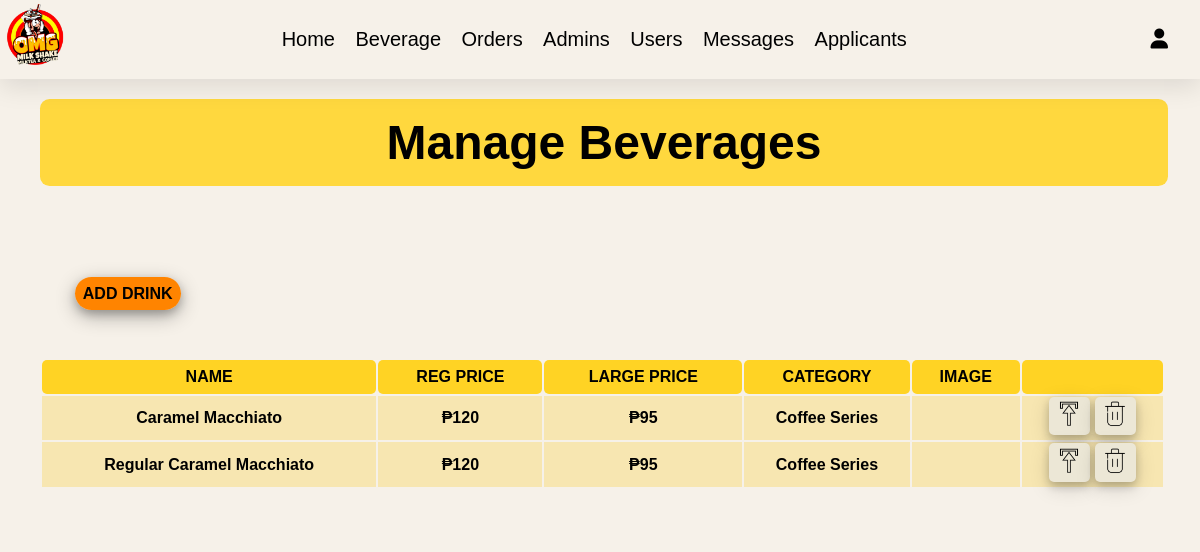
Before: /admin/manage-drink.php (signed in) with the older database file.
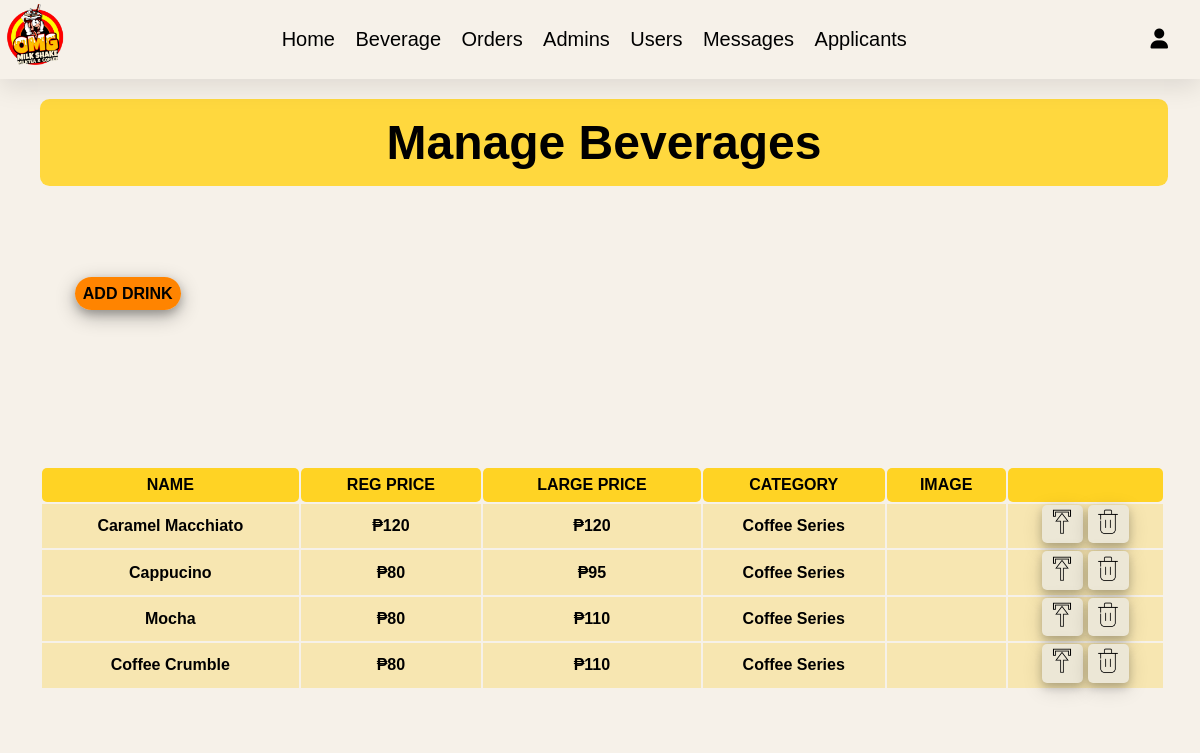
After: the same page with the newer database file.
### tables this page shows
CREATE TABLE `products` (
  `id` int(100) NOT NULL,
  `name` varchar(100) NOT NULL,
  `category` varchar(100) NOT NULL,
  `price` int(10) NOT NULL,
  `priceR` int(10) NOT NULL,
  `description` text NOT NULL,
  `size` varchar(50) NOT NULL DEFAULT 'Regular',
  `image` varchar(100) NOT NULL
);

### admin/manage-drink.php (the view, shortened to what this page needs)
<?php
include '../components/connect.php';
?>
<!DOCTYPE html>
<html lang="en">
<head>
   <link rel="stylesheet" href="https://cdnjs.cloudflare.com/ajax/libs/font-awesome/6.1.1/css/all.min.css">
   <link rel="stylesheet" href="../css/admin_style.css">
</head>
<body>
<?php include '../components/admin_header.php' ?>
<section>
   <div class="main-content">
   <div class="wrapper">
   <h1 class="heading">Manage Beverages</h1>
   <div class="col-4 btn-primary"><a href="products.php">ADD DRINK</a></div>
   <table class="tbl-full">
   <tr>
      <th class="headers">NAME</th>
      <th class="headers">REG PRICE </th>
      <th class="headers">LARGE PRICE </th>
      <th class="headers">CATEGORY</th>
      <th class="headers">IMAGE</th>
      <th class="headers last" ></th>
   </tr>
   <?php
      $show_products = $conn->prepare("SELECT * FROM `products`");
      $show_products->execute();
      if($show_products->rowCount() > 0){
         while($fetch_products = $show_products->fetch(PDO::FETCH_ASSOC)){
   ?>   <br><br><br>
     <tr class="table-content">
     <th><?= $fetch_products['name']; ?></th>
     <th><span>₱</span><?= $fetch_products['price']; ?></th>
     <th><span>₱</span><?= $fetch_products['priceR']; ?></th>
     <th> <?= $fetch_products['category']; ?></td>
     <th><img src="../images/<?= $fetch_products['image']; ?>" alt="" width="100px"></th>
     <th>
         <a href="update_product.php?update=<?= $fetch_products['id']; ?>"><img src="../images/icons/update.png"/ class="manage-drink-icons-update"/></a>
         <a href="products.php?delete=<?= $fetch_products['id']; ?>" onclick="return confirm('delete this drink?');"><img src="../images/icons/delete.png"/ class="manage-drink-icons-delete"/></a>
     </th>
         </tr>
        </div>
   <?php
         }
      }else{
         echo '<p class="empty">no products added yet!</p>';
      }
   ?>
    </section>
</body>
</html>

Changed rows visible on the page:
changed products "Caramel Macchiato": priceR "95" → "120"
changed products: name "Regular Caramel Macchiato" → "Cappucino"; price "120" → "80"
added products: name "Mocha", price "80", priceR "110", category "Coffee Series"
added products: name "Coffee Crumble", price "80", priceR "110", category "Coffee Series"
